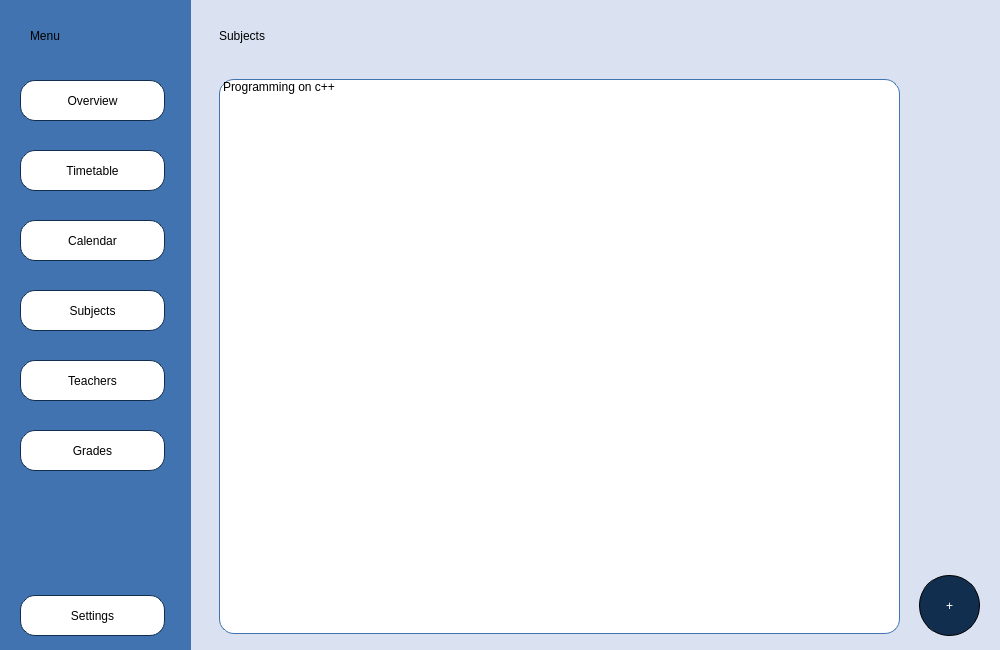
<?xml version="1.0" encoding="UTF-8"?>
<ui version="4.0">
 <class>SubjectsMain</class>
 <widget class="QWidget" name="SubjectsMain">
  <property name="geometry">
   <rect>
    <x>0</x>
    <y>0</y>
    <width>1000</width>
    <height>650</height>
   </rect>
  </property>
  <property name="sizePolicy">
   <sizepolicy hsizetype="Fixed" vsizetype="Fixed">
    <horstretch>0</horstretch>
    <verstretch>0</verstretch>
   </sizepolicy>
  </property>
  <property name="minimumSize">
   <size>
    <width>1000</width>
    <height>650</height>
   </size>
  </property>
  <property name="maximumSize">
   <size>
    <width>1000</width>
    <height>650</height>
   </size>
  </property>
  <property name="windowTitle">
   <string>Form</string>
  </property>
  <widget class="QWidget" name="widget_Subjects" native="true">
   <property name="geometry">
    <rect>
     <x>189</x>
     <y>0</y>
     <width>811</width>
     <height>650</height>
    </rect>
   </property>
   <property name="styleSheet">
    <string notr="true">background-color: rgb(218, 226, 241)</string>
   </property>
   <widget class="QLabel" name="label_Subjects">
    <property name="geometry">
     <rect>
      <x>30</x>
      <y>10</y>
      <width>231</width>
      <height>51</height>
     </rect>
    </property>
    <property name="styleSheet">
     <string notr="true">color: black;
font: 75 28pt &quot;Gentium Book Basic&quot;;</string>
    </property>
    <property name="text">
     <string>Subjects</string>
    </property>
   </widget>
   <widget class="QListWidget" name="listWidget_Subjects">
    <property name="geometry">
     <rect>
      <x>30</x>
      <y>79</y>
      <width>681</width>
      <height>555</height>
     </rect>
    </property>
    <property name="styleSheet">
     <string notr="true">font: 16pt &quot;Gentium Book Basic&quot;;
color: black;
background-color: rgb(255, 255, 255);
border-radius: 15px;
border-style: solid;
border-width: 1px;
border-color:rgb(64, 115, 175);</string>
    </property>
    <item>
     <property name="text">
      <string>Programming on c++</string>
     </property>
    </item>
   </widget>
   <widget class="QPushButton" name="pushButton_AddSubject">
    <property name="geometry">
     <rect>
      <x>730</x>
      <y>575</y>
      <width>61</width>
      <height>61</height>
     </rect>
    </property>
    <property name="styleSheet">
     <string notr="true">border-radius:30px;
color:white;
font: 36pt &quot;Gentium Book Basic&quot;;
background-color:rgb(18, 46, 79);
border-color:rgb(0, 0, 0);
border-style: solid;
border-width: 1px;

</string>
    </property>
    <property name="text">
     <string>+</string>
    </property>
   </widget>
  </widget>
  <widget class="QWidget" name="widget_Menu" native="true">
   <property name="geometry">
    <rect>
     <x>0</x>
     <y>0</y>
     <width>191</width>
     <height>651</height>
    </rect>
   </property>
   <property name="styleSheet">
    <string notr="true">background-color:rgb(64, 115, 175);</string>
   </property>
   <widget class="QLabel" name="label_Menu">
    <property name="geometry">
     <rect>
      <x>30</x>
      <y>10</y>
      <width>121</width>
      <height>51</height>
     </rect>
    </property>
    <property name="styleSheet">
     <string notr="true">color: black;
font: 75 28pt &quot;Gentium Book Basic&quot;;</string>
    </property>
    <property name="text">
     <string>Menu</string>
    </property>
   </widget>
   <widget class="QPushButton" name="pushButton_Overview">
    <property name="geometry">
     <rect>
      <x>20</x>
      <y>80</y>
      <width>145</width>
      <height>41</height>
     </rect>
    </property>
    <property name="styleSheet">
     <string notr="true">font: 14pt &quot;Gentium Book Basic&quot;;
color: black;
background: rgb(255, 255, 255);
border-radius: 15px;
border-style: solid;
border-width: 1px;
border-color:rgb(18, 46, 79);</string>
    </property>
    <property name="text">
     <string>Overview</string>
    </property>
   </widget>
   <widget class="QPushButton" name="pushButton_Timetable">
    <property name="geometry">
     <rect>
      <x>20</x>
      <y>150</y>
      <width>145</width>
      <height>41</height>
     </rect>
    </property>
    <property name="styleSheet">
     <string notr="true">font: 14pt &quot;Gentium Book Basic&quot;;
color: black;
background: rgb(255, 255, 255);
border-radius: 15px;
border-style: solid;
border-width: 1px;
border-color:rgb(18, 46, 79);</string>
    </property>
    <property name="text">
     <string>Timetable</string>
    </property>
   </widget>
   <widget class="QPushButton" name="pushButton_Subjects">
    <property name="geometry">
     <rect>
      <x>20</x>
      <y>290</y>
      <width>145</width>
      <height>41</height>
     </rect>
    </property>
    <property name="styleSheet">
     <string notr="true">font: 14pt &quot;Gentium Book Basic&quot;;
color: black;
background: rgb(255, 255, 255);
border-radius: 15px;
border-style: solid;
border-width: 1px;
border-color:rgb(18, 46, 79);</string>
    </property>
    <property name="text">
     <string>Subjects</string>
    </property>
   </widget>
   <widget class="QPushButton" name="pushButton_Teachers">
    <property name="geometry">
     <rect>
      <x>20</x>
      <y>360</y>
      <width>145</width>
      <height>41</height>
     </rect>
    </property>
    <property name="styleSheet">
     <string notr="true">font: 14pt &quot;Gentium Book Basic&quot;;
color: black;
background: rgb(255, 255, 255);
border-radius: 15px;
border-style: solid;
border-width: 1px;
border-color:rgb(18, 46, 79);</string>
    </property>
    <property name="text">
     <string>Teachers</string>
    </property>
   </widget>
   <widget class="QPushButton" name="pushButton_Grades">
    <property name="geometry">
     <rect>
      <x>20</x>
      <y>430</y>
      <width>145</width>
      <height>41</height>
     </rect>
    </property>
    <property name="styleSheet">
     <string notr="true">font: 14pt &quot;Gentium Book Basic&quot;;
color: black;
background: rgb(255, 255, 255);
border-radius: 15px;
border-style: solid;
border-width: 1px;
border-color:rgb(18, 46, 79);</string>
    </property>
    <property name="text">
     <string>Grades</string>
    </property>
   </widget>
   <widget class="QPushButton" name="pushButton_Settings">
    <property name="geometry">
     <rect>
      <x>20</x>
      <y>595</y>
      <width>145</width>
      <height>41</height>
     </rect>
    </property>
    <property name="styleSheet">
     <string notr="true">font: 14pt &quot;Gentium Book Basic&quot;;
color: black;
background: rgb(255, 255, 255);
border-radius: 15px;
border-style: solid;
border-width: 1px;
border-color:rgb(18, 46, 79);</string>
    </property>
    <property name="text">
     <string>Settings</string>
    </property>
   </widget>
   <widget class="QPushButton" name="pushButton_Calendar">
    <property name="geometry">
     <rect>
      <x>20</x>
      <y>220</y>
      <width>145</width>
      <height>41</height>
     </rect>
    </property>
    <property name="styleSheet">
     <string notr="true">font: 14pt &quot;Gentium Book Basic&quot;;
color: black;
background: rgb(255, 255, 255);
border-radius: 15px;
border-style: solid;
border-width: 1px;
border-color:rgb(18, 46, 79);</string>
    </property>
    <property name="text">
     <string>Calendar</string>
    </property>
   </widget>
   <zorder>pushButton_Overview</zorder>
   <zorder>pushButton_Timetable</zorder>
   <zorder>pushButton_Subjects</zorder>
   <zorder>pushButton_Teachers</zorder>
   <zorder>pushButton_Grades</zorder>
   <zorder>pushButton_Settings</zorder>
   <zorder>label_Menu</zorder>
   <zorder>pushButton_Calendar</zorder>
  </widget>
 </widget>
 <resources/>
 <connections/>
</ui>
